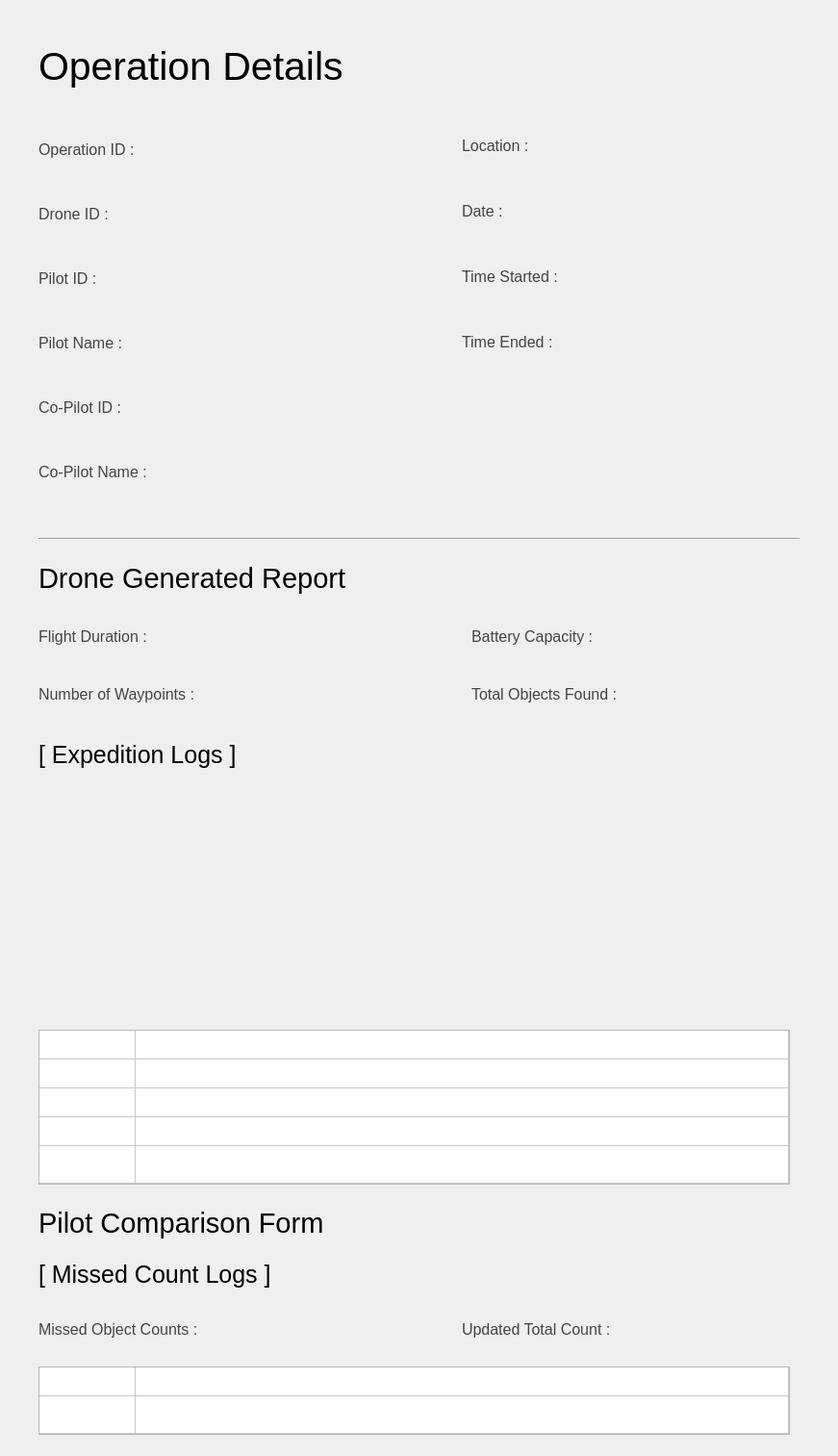
<?xml version="1.0" encoding="UTF-8"?>
<ui version="4.0">
 <class>MainWindow</class>
 <widget class="QMainWindow" name="MainWindow">
  <property name="geometry">
   <rect>
    <x>0</x>
    <y>0</y>
    <width>871</width>
    <height>1513</height>
   </rect>
  </property>
  <property name="minimumSize">
   <size>
    <width>871</width>
    <height>0</height>
   </size>
  </property>
  <property name="maximumSize">
   <size>
    <width>871</width>
    <height>16777215</height>
   </size>
  </property>
  <property name="windowTitle">
   <string>MainWindow</string>
  </property>
  <widget class="QWidget" name="centralwidget">
   <widget class="QWidget" name="layoutWidget">
    <property name="geometry">
     <rect>
      <x>40</x>
      <y>40</y>
      <width>641</width>
      <height>57</height>
     </rect>
    </property>
    <layout class="QHBoxLayout" name="header_layout">
     <item>
      <widget class="QLabel" name="lbl_ops">
       <property name="font">
        <font>
         <family>Segoe UI</family>
         <pointsize>31</pointsize>
        </font>
       </property>
       <property name="text">
        <string>Operation Details</string>
       </property>
      </widget>
     </item>
     <item>
      <widget class="QLabel" name="lbl_opsNo">
       <property name="font">
        <font>
         <family>Segoe UI</family>
         <pointsize>31</pointsize>
        </font>
       </property>
       <property name="text">
        <string/>
       </property>
      </widget>
     </item>
    </layout>
   </widget>
   <widget class="QWidget" name="layoutWidget_2">
    <property name="geometry">
     <rect>
      <x>40</x>
      <y>110</y>
      <width>411</width>
      <height>431</height>
     </rect>
    </property>
    <layout class="QVBoxLayout" name="opsdeets1_layout">
     <item>
      <layout class="QHBoxLayout" name="opsid_layout">
       <item>
        <widget class="QLabel" name="lbl_opsid_2">
         <property name="font">
          <font>
           <family>Segoe UI</family>
           <pointsize>12</pointsize>
          </font>
         </property>
         <property name="styleSheet">
          <string notr="true">color: rgb(68, 68, 68);</string>
         </property>
         <property name="text">
          <string>&lt;html&gt;&lt;head/&gt;&lt;body&gt;&lt;p&gt;&lt;span style=&quot; color:#434343;&quot;&gt;Operation ID : &lt;/span&gt;&lt;/p&gt;&lt;/body&gt;&lt;/html&gt;</string>
         </property>
        </widget>
       </item>
       <item>
        <widget class="QLabel" name="lbl_opsid">
         <property name="minimumSize">
          <size>
           <width>281</width>
           <height>31</height>
          </size>
         </property>
         <property name="maximumSize">
          <size>
           <width>281</width>
           <height>31</height>
          </size>
         </property>
         <property name="font">
          <font>
           <family>Segoe UI</family>
           <pointsize>12</pointsize>
          </font>
         </property>
         <property name="styleSheet">
          <string notr="true"/>
         </property>
         <property name="text">
          <string/>
         </property>
        </widget>
       </item>
      </layout>
     </item>
     <item>
      <layout class="QHBoxLayout" name="droneid_layout">
       <item>
        <widget class="QLabel" name="lbl_droneid_2">
         <property name="font">
          <font>
           <family>Segoe UI</family>
           <pointsize>12</pointsize>
          </font>
         </property>
         <property name="styleSheet">
          <string notr="true">color: rgb(68, 68, 68);</string>
         </property>
         <property name="text">
          <string>Drone ID :</string>
         </property>
        </widget>
       </item>
       <item>
        <widget class="QLabel" name="lbl_droneid">
         <property name="minimumSize">
          <size>
           <width>281</width>
           <height>31</height>
          </size>
         </property>
         <property name="maximumSize">
          <size>
           <width>281</width>
           <height>31</height>
          </size>
         </property>
         <property name="font">
          <font>
           <family>Segoe UI</family>
           <pointsize>12</pointsize>
          </font>
         </property>
         <property name="text">
          <string/>
         </property>
        </widget>
       </item>
      </layout>
     </item>
     <item>
      <layout class="QHBoxLayout" name="pilotid_layout">
       <item>
        <widget class="QLabel" name="lbl_pilotid_2">
         <property name="font">
          <font>
           <family>Segoe UI</family>
           <pointsize>12</pointsize>
          </font>
         </property>
         <property name="styleSheet">
          <string notr="true">color: rgb(68, 68, 68);</string>
         </property>
         <property name="text">
          <string>Pilot ID : </string>
         </property>
        </widget>
       </item>
       <item>
        <widget class="QLabel" name="lbl_pilotid">
         <property name="minimumSize">
          <size>
           <width>281</width>
           <height>31</height>
          </size>
         </property>
         <property name="maximumSize">
          <size>
           <width>281</width>
           <height>31</height>
          </size>
         </property>
         <property name="font">
          <font>
           <family>Segoe UI</family>
           <pointsize>12</pointsize>
          </font>
         </property>
         <property name="text">
          <string/>
         </property>
        </widget>
       </item>
      </layout>
     </item>
     <item>
      <layout class="QHBoxLayout" name="piltoname_layout">
       <item>
        <widget class="QLabel" name="lbl_pilotname_2">
         <property name="font">
          <font>
           <family>Segoe UI</family>
           <pointsize>12</pointsize>
          </font>
         </property>
         <property name="styleSheet">
          <string notr="true">color: rgb(68, 68, 68);</string>
         </property>
         <property name="text">
          <string>Pilot Name : </string>
         </property>
        </widget>
       </item>
       <item>
        <widget class="QLabel" name="lbl_pilotname">
         <property name="minimumSize">
          <size>
           <width>281</width>
           <height>31</height>
          </size>
         </property>
         <property name="maximumSize">
          <size>
           <width>281</width>
           <height>31</height>
          </size>
         </property>
         <property name="font">
          <font>
           <family>Segoe UI</family>
           <pointsize>12</pointsize>
          </font>
         </property>
         <property name="text">
          <string/>
         </property>
        </widget>
       </item>
      </layout>
     </item>
     <item>
      <layout class="QHBoxLayout" name="coPilotID_layout">
       <item>
        <widget class="QLabel" name="lbl_coID_2">
         <property name="font">
          <font>
           <family>Segoe UI</family>
           <pointsize>12</pointsize>
          </font>
         </property>
         <property name="styleSheet">
          <string notr="true">color: rgb(68, 68, 68);</string>
         </property>
         <property name="text">
          <string>Co-Pilot ID :</string>
         </property>
        </widget>
       </item>
       <item>
        <widget class="QLabel" name="lbl_coID">
         <property name="minimumSize">
          <size>
           <width>281</width>
           <height>31</height>
          </size>
         </property>
         <property name="maximumSize">
          <size>
           <width>281</width>
           <height>31</height>
          </size>
         </property>
         <property name="font">
          <font>
           <family>Segoe UI</family>
           <pointsize>12</pointsize>
          </font>
         </property>
         <property name="text">
          <string/>
         </property>
        </widget>
       </item>
      </layout>
     </item>
     <item>
      <layout class="QHBoxLayout" name="coPilotName_layout">
       <item>
        <widget class="QLabel" name="lbl_coPilotName_2">
         <property name="font">
          <font>
           <family>Segoe UI</family>
           <pointsize>12</pointsize>
          </font>
         </property>
         <property name="styleSheet">
          <string notr="true">color: rgb(68, 68, 68);</string>
         </property>
         <property name="text">
          <string>Co-Pilot Name : </string>
         </property>
        </widget>
       </item>
       <item>
        <widget class="QLabel" name="lbl_coPilotName">
         <property name="minimumSize">
          <size>
           <width>281</width>
           <height>31</height>
          </size>
         </property>
         <property name="maximumSize">
          <size>
           <width>281</width>
           <height>31</height>
          </size>
         </property>
         <property name="font">
          <font>
           <family>Segoe UI</family>
           <pointsize>12</pointsize>
          </font>
         </property>
         <property name="text">
          <string/>
         </property>
        </widget>
       </item>
      </layout>
     </item>
    </layout>
   </widget>
   <widget class="QWidget" name="layoutWidget_3">
    <property name="geometry">
     <rect>
      <x>480</x>
      <y>110</y>
      <width>351</width>
      <height>291</height>
     </rect>
    </property>
    <layout class="QVBoxLayout" name="opsdeets2_layout">
     <item>
      <layout class="QHBoxLayout" name="location_layout">
       <item>
        <widget class="QLabel" name="lbl_location_2">
         <property name="font">
          <font>
           <family>Segoe UI</family>
           <pointsize>12</pointsize>
          </font>
         </property>
         <property name="styleSheet">
          <string notr="true">color: rgb(68, 68, 68);</string>
         </property>
         <property name="text">
          <string>Location :</string>
         </property>
        </widget>
       </item>
       <item>
        <widget class="QLabel" name="lbl_location">
         <property name="minimumSize">
          <size>
           <width>231</width>
           <height>41</height>
          </size>
         </property>
         <property name="maximumSize">
          <size>
           <width>231</width>
           <height>41</height>
          </size>
         </property>
         <property name="font">
          <font>
           <family>Segoe UI</family>
           <pointsize>12</pointsize>
          </font>
         </property>
         <property name="text">
          <string/>
         </property>
        </widget>
       </item>
      </layout>
     </item>
     <item>
      <layout class="QHBoxLayout" name="date_layout">
       <item>
        <widget class="QLabel" name="lbl_date_2">
         <property name="font">
          <font>
           <family>Segoe UI</family>
           <pointsize>12</pointsize>
          </font>
         </property>
         <property name="styleSheet">
          <string notr="true">color: rgb(68, 68, 68);</string>
         </property>
         <property name="text">
          <string>Date :</string>
         </property>
        </widget>
       </item>
       <item>
        <widget class="QLabel" name="lbl_date">
         <property name="minimumSize">
          <size>
           <width>231</width>
           <height>41</height>
          </size>
         </property>
         <property name="maximumSize">
          <size>
           <width>231</width>
           <height>41</height>
          </size>
         </property>
         <property name="font">
          <font>
           <family>Segoe UI</family>
           <pointsize>12</pointsize>
          </font>
         </property>
         <property name="text">
          <string/>
         </property>
        </widget>
       </item>
      </layout>
     </item>
     <item>
      <layout class="QHBoxLayout" name="timeStart_layout">
       <item>
        <widget class="QLabel" name="lbl_timeStart_2">
         <property name="font">
          <font>
           <family>Segoe UI</family>
           <pointsize>12</pointsize>
          </font>
         </property>
         <property name="styleSheet">
          <string notr="true">color: rgb(68, 68, 68);</string>
         </property>
         <property name="text">
          <string>Time Started :</string>
         </property>
        </widget>
       </item>
       <item>
        <widget class="QLabel" name="lbl_timeStart">
         <property name="minimumSize">
          <size>
           <width>231</width>
           <height>41</height>
          </size>
         </property>
         <property name="maximumSize">
          <size>
           <width>231</width>
           <height>41</height>
          </size>
         </property>
         <property name="font">
          <font>
           <family>Segoe UI</family>
           <pointsize>12</pointsize>
          </font>
         </property>
         <property name="text">
          <string/>
         </property>
        </widget>
       </item>
      </layout>
     </item>
     <item>
      <layout class="QHBoxLayout" name="timeEnd_layout">
       <item>
        <widget class="QLabel" name="lbl_timeEnd">
         <property name="font">
          <font>
           <family>Segoe UI</family>
           <pointsize>12</pointsize>
          </font>
         </property>
         <property name="styleSheet">
          <string notr="true">color: rgb(68, 68, 68);</string>
         </property>
         <property name="text">
          <string>Time Ended :</string>
         </property>
        </widget>
       </item>
       <item>
        <widget class="QLabel" name="lbl_timeEnd_2">
         <property name="minimumSize">
          <size>
           <width>231</width>
           <height>41</height>
          </size>
         </property>
         <property name="maximumSize">
          <size>
           <width>231</width>
           <height>41</height>
          </size>
         </property>
         <property name="font">
          <font>
           <family>Segoe UI</family>
           <pointsize>12</pointsize>
          </font>
         </property>
         <property name="text">
          <string/>
         </property>
        </widget>
       </item>
      </layout>
     </item>
    </layout>
   </widget>
   <widget class="Line" name="line">
    <property name="geometry">
     <rect>
      <x>40</x>
      <y>550</y>
      <width>791</width>
      <height>20</height>
     </rect>
    </property>
    <property name="orientation">
     <enum>Qt::Horizontal</enum>
    </property>
   </widget>
   <widget class="QLabel" name="lbl_droneReport">
    <property name="geometry">
     <rect>
      <x>40</x>
      <y>580</y>
      <width>331</width>
      <height>41</height>
     </rect>
    </property>
    <property name="font">
     <font>
      <family>Helvetica</family>
      <pointsize>22</pointsize>
     </font>
    </property>
    <property name="text">
     <string>Drone Generated Report</string>
    </property>
   </widget>
   <widget class="QWidget" name="layoutWidget_4">
    <property name="geometry">
     <rect>
      <x>490</x>
      <y>710</y>
      <width>221</width>
      <height>23</height>
     </rect>
    </property>
    <layout class="QHBoxLayout" name="totalObjFound_layout">
     <item>
      <widget class="QLabel" name="lbl_totalObjFound_2">
       <property name="font">
        <font>
         <family>Segoe UI</family>
         <pointsize>12</pointsize>
        </font>
       </property>
       <property name="styleSheet">
        <string notr="true">color: rgb(68, 68, 68);</string>
       </property>
       <property name="text">
        <string>Total Objects Found :</string>
       </property>
      </widget>
     </item>
     <item>
      <widget class="QLabel" name="lbl_totalObjFound">
       <property name="minimumSize">
        <size>
         <width>51</width>
         <height>21</height>
        </size>
       </property>
       <property name="maximumSize">
        <size>
         <width>51</width>
         <height>21</height>
        </size>
       </property>
       <property name="font">
        <font>
         <family>Segoe UI</family>
         <pointsize>12</pointsize>
        </font>
       </property>
       <property name="text">
        <string/>
       </property>
      </widget>
     </item>
    </layout>
   </widget>
   <widget class="QWidget" name="layoutWidget_5">
    <property name="geometry">
     <rect>
      <x>40</x>
      <y>640</y>
      <width>341</width>
      <height>43</height>
     </rect>
    </property>
    <layout class="QHBoxLayout" name="flightduration_layout">
     <item>
      <widget class="QLabel" name="lbl_flightduration_2">
       <property name="font">
        <font>
         <family>Segoe UI</family>
         <pointsize>12</pointsize>
        </font>
       </property>
       <property name="styleSheet">
        <string notr="true">color: rgb(68, 68, 68);</string>
       </property>
       <property name="text">
        <string>Flight Duration :</string>
       </property>
      </widget>
     </item>
     <item>
      <widget class="QLabel" name="lbl_flightduration">
       <property name="minimumSize">
        <size>
         <width>171</width>
         <height>41</height>
        </size>
       </property>
       <property name="maximumSize">
        <size>
         <width>171</width>
         <height>41</height>
        </size>
       </property>
       <property name="font">
        <font>
         <family>Segoe UI</family>
         <pointsize>12</pointsize>
        </font>
       </property>
       <property name="text">
        <string/>
       </property>
      </widget>
     </item>
    </layout>
   </widget>
   <widget class="QWidget" name="layoutWidget_6">
    <property name="geometry">
     <rect>
      <x>490</x>
      <y>640</y>
      <width>341</width>
      <height>43</height>
     </rect>
    </property>
    <layout class="QHBoxLayout" name="battery_layout">
     <item>
      <widget class="QLabel" name="lbl_battery_2">
       <property name="font">
        <font>
         <family>Segoe UI</family>
         <pointsize>12</pointsize>
        </font>
       </property>
       <property name="styleSheet">
        <string notr="true">color: rgb(68, 68, 68);</string>
       </property>
       <property name="text">
        <string>Battery Capacity :</string>
       </property>
      </widget>
     </item>
     <item>
      <widget class="QLabel" name="lbl_battery">
       <property name="minimumSize">
        <size>
         <width>191</width>
         <height>41</height>
        </size>
       </property>
       <property name="maximumSize">
        <size>
         <width>191</width>
         <height>41</height>
        </size>
       </property>
       <property name="font">
        <font>
         <family>Segoe UI</family>
         <pointsize>12</pointsize>
        </font>
       </property>
       <property name="text">
        <string/>
       </property>
      </widget>
     </item>
    </layout>
   </widget>
   <widget class="QTableWidget" name="table_exLog">
    <property name="geometry">
     <rect>
      <x>40</x>
      <y>1070</y>
      <width>781</width>
      <height>161</height>
     </rect>
    </property>
    <property name="rowCount">
     <number>5</number>
    </property>
    <property name="columnCount">
     <number>2</number>
    </property>
    <attribute name="horizontalHeaderVisible">
     <bool>false</bool>
    </attribute>
    <attribute name="horizontalHeaderStretchLastSection">
     <bool>true</bool>
    </attribute>
    <attribute name="verticalHeaderVisible">
     <bool>false</bool>
    </attribute>
    <attribute name="verticalHeaderStretchLastSection">
     <bool>true</bool>
    </attribute>
    <row/>
    <row/>
    <row/>
    <row/>
    <row/>
    <column/>
    <column/>
   </widget>
   <widget class="QLabel" name="img_mapExp">
    <property name="geometry">
     <rect>
      <x>40</x>
      <y>830</y>
      <width>781</width>
      <height>211</height>
     </rect>
    </property>
    <property name="minimumSize">
     <size>
      <width>781</width>
      <height>211</height>
     </size>
    </property>
    <property name="maximumSize">
     <size>
      <width>781</width>
      <height>16777215</height>
     </size>
    </property>
    <property name="text">
     <string/>
    </property>
    <property name="pixmap">
     <pixmap>../../Resources/map-placeholder.jpg</pixmap>
    </property>
    <property name="scaledContents">
     <bool>false</bool>
    </property>
   </widget>
   <widget class="QLabel" name="lbl_expeditionLogs">
    <property name="geometry">
     <rect>
      <x>40</x>
      <y>770</y>
      <width>211</width>
      <height>28</height>
     </rect>
    </property>
    <property name="font">
     <font>
      <family>Helvetica</family>
      <pointsize>19</pointsize>
     </font>
    </property>
    <property name="text">
     <string>[ Expedition Logs ]</string>
    </property>
   </widget>
   <widget class="QLabel" name="lbl_missedCount">
    <property name="geometry">
     <rect>
      <x>40</x>
      <y>1310</y>
      <width>251</width>
      <height>28</height>
     </rect>
    </property>
    <property name="font">
     <font>
      <family>Helvetica</family>
      <pointsize>19</pointsize>
     </font>
    </property>
    <property name="text">
     <string>[ Missed Count Logs ]</string>
    </property>
   </widget>
   <widget class="QLabel" name="lbl_comparison">
    <property name="geometry">
     <rect>
      <x>40</x>
      <y>1250</y>
      <width>311</width>
      <height>41</height>
     </rect>
    </property>
    <property name="font">
     <font>
      <family>Helvetica</family>
      <pointsize>22</pointsize>
     </font>
    </property>
    <property name="text">
     <string>Pilot Comparison Form</string>
    </property>
   </widget>
   <widget class="QTableWidget" name="table_comparison">
    <property name="geometry">
     <rect>
      <x>40</x>
      <y>1420</y>
      <width>781</width>
      <height>71</height>
     </rect>
    </property>
    <property name="rowCount">
     <number>2</number>
    </property>
    <property name="columnCount">
     <number>2</number>
    </property>
    <attribute name="horizontalHeaderVisible">
     <bool>false</bool>
    </attribute>
    <attribute name="horizontalHeaderStretchLastSection">
     <bool>true</bool>
    </attribute>
    <attribute name="verticalHeaderVisible">
     <bool>false</bool>
    </attribute>
    <attribute name="verticalHeaderStretchLastSection">
     <bool>true</bool>
    </attribute>
    <row/>
    <row/>
    <column/>
    <column/>
   </widget>
   <widget class="QWidget" name="layoutWidget_9">
    <property name="geometry">
     <rect>
      <x>40</x>
      <y>710</y>
      <width>231</width>
      <height>23</height>
     </rect>
    </property>
    <layout class="QHBoxLayout" name="totalWaypoint_layout">
     <item>
      <widget class="QLabel" name="lbl_totalWaypoints">
       <property name="font">
        <font>
         <family>Segoe UI</family>
         <pointsize>12</pointsize>
        </font>
       </property>
       <property name="styleSheet">
        <string notr="true">color: rgb(68, 68, 68);</string>
       </property>
       <property name="text">
        <string>Number of Waypoints :</string>
       </property>
      </widget>
     </item>
     <item>
      <widget class="QLabel" name="lbl_totalWaypoint_2">
       <property name="minimumSize">
        <size>
         <width>51</width>
         <height>21</height>
        </size>
       </property>
       <property name="maximumSize">
        <size>
         <width>51</width>
         <height>21</height>
        </size>
       </property>
       <property name="font">
        <font>
         <family>Segoe UI</family>
         <pointsize>12</pointsize>
        </font>
       </property>
       <property name="text">
        <string/>
       </property>
      </widget>
     </item>
    </layout>
   </widget>
   <widget class="QWidget" name="layoutWidget_7">
    <property name="geometry">
     <rect>
      <x>480</x>
      <y>1370</y>
      <width>221</width>
      <height>23</height>
     </rect>
    </property>
    <layout class="QHBoxLayout" name="totalObjCount">
     <item>
      <widget class="QLabel" name="lbl_totalObjCount_2">
       <property name="font">
        <font>
         <family>Segoe UI</family>
         <pointsize>12</pointsize>
        </font>
       </property>
       <property name="styleSheet">
        <string notr="true">color: rgb(68, 68, 68);</string>
       </property>
       <property name="text">
        <string>Updated Total Count :</string>
       </property>
      </widget>
     </item>
     <item>
      <widget class="QLabel" name="lbl_totalObjCount">
       <property name="minimumSize">
        <size>
         <width>51</width>
         <height>21</height>
        </size>
       </property>
       <property name="maximumSize">
        <size>
         <width>51</width>
         <height>21</height>
        </size>
       </property>
       <property name="font">
        <font>
         <family>Segoe UI</family>
         <pointsize>12</pointsize>
        </font>
       </property>
       <property name="text">
        <string/>
       </property>
      </widget>
     </item>
    </layout>
   </widget>
   <widget class="QWidget" name="layoutWidget_8">
    <property name="geometry">
     <rect>
      <x>40</x>
      <y>1370</y>
      <width>251</width>
      <height>23</height>
     </rect>
    </property>
    <layout class="QHBoxLayout" name="missedobj_layout">
     <item>
      <widget class="QLabel" name="lbl_missedobj_2">
       <property name="font">
        <font>
         <family>Segoe UI</family>
         <pointsize>12</pointsize>
        </font>
       </property>
       <property name="styleSheet">
        <string notr="true">color: rgb(68, 68, 68);</string>
       </property>
       <property name="text">
        <string>Missed Object Counts :</string>
       </property>
      </widget>
     </item>
     <item>
      <widget class="QLabel" name="lbl_missedobj">
       <property name="minimumSize">
        <size>
         <width>51</width>
         <height>21</height>
        </size>
       </property>
       <property name="maximumSize">
        <size>
         <width>51</width>
         <height>21</height>
        </size>
       </property>
       <property name="font">
        <font>
         <family>Segoe UI</family>
         <pointsize>12</pointsize>
        </font>
       </property>
       <property name="text">
        <string/>
       </property>
      </widget>
     </item>
    </layout>
   </widget>
  </widget>
 </widget>
 <resources/>
 <connections/>
</ui>
